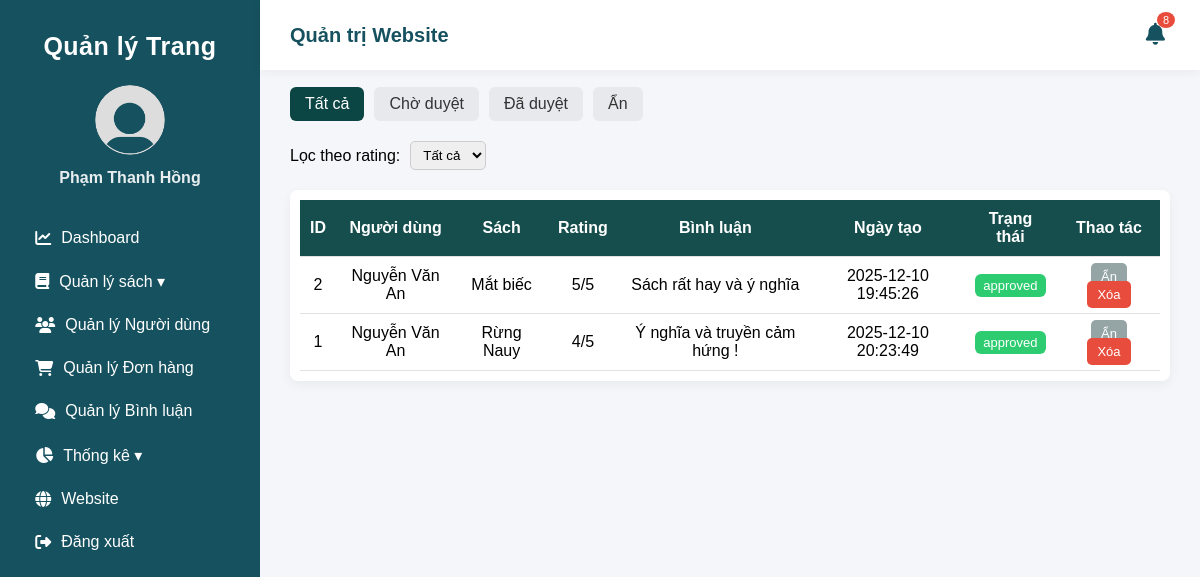
The app's page /admin_comments.php (signed in) with its own data.
### tables this page shows
CREATE TABLE `reviews` (
  `review_id` int(11) NOT NULL,
  `user_id` int(11) NOT NULL,
  `book_id` int(11) NOT NULL,
  `rating` int(11) NOT NULL,
  `comment` text NOT NULL,
  `created_at` datetime NOT NULL DEFAULT current_timestamp() ON UPDATE current_timestamp(),
  `status` enum('pending','approved','hidden') DEFAULT 'pending'
);

CREATE TABLE `users` (
  `user_id` int(11) NOT NULL,
  `full_name` varchar(100) NOT NULL,
  `email` varchar(150) NOT NULL,
  `password` varchar(255) NOT NULL,
  `phone` varchar(20) NOT NULL,
  `gender` enum('Nữ','Nam','Khác','') NOT NULL,
  `dob` date NOT NULL,
  `role` enum('customer','admin','','') NOT NULL,
  `created_at` datetime NOT NULL DEFAULT current_timestamp(),
  `status` enum('active','banned','','') NOT NULL,
  `reset_token` varchar(64) DEFAULT NULL,
  `token_expiry` datetime DEFAULT NULL,
  `login_attempts` int(11) DEFAULT 0,
  `last_attempt` datetime DEFAULT NULL
);

CREATE TABLE `books` (
  `book_id` int(11) NOT NULL,
  `title` varchar(255) NOT NULL,
  `slug` varchar(255) DEFAULT NULL,
  `description` text NOT NULL,
  `publish_year` year(4) NOT NULL,
  `pages` int(11) NOT NULL,
  `weight` int(11) NOT NULL,
  `cover_type` enum('hard','soft','','') NOT NULL,
  `price` decimal(10,2) NOT NULL,
  `discounted_price` decimal(10,2) NOT NULL,
  `stock_quantity` int(11) NOT NULL,
  `category_id` int(11) NOT NULL,
  `publisher_id` int(11) NOT NULL,
  `created_at` datetime NOT NULL DEFAULT current_timestamp(),
  `updated_at` datetime NOT NULL DEFAULT current_timestamp() ON UPDATE current_timestamp(),
  `status` enum('active','hidden','','') NOT NULL
);

### admin_comments.php (the view, shortened to what this page needs)
<?php
include 'connect.php';
$status = $_GET['status'] ?? 'all';
$rating = $_GET['rating'] ?? 'all';
$whereSQL = '';
$sql = "
    SELECT r.*, u.full_name, b.title
    FROM reviews r
    JOIN users u ON r.user_id = u.user_id
    JOIN books b ON r.book_id = b.book_id
    $whereSQL
    ORDER BY r.review_id DESC
";
$result = mysqli_query($ocon, $sql);
?>
<!DOCTYPE html>
<html lang="vi">
<head>
  <link rel="stylesheet" href="css/admin_comments.css">
  <link rel="stylesheet"
        href="https://cdnjs.cloudflare.com/ajax/libs/font-awesome/6.4.0/css/all.min.css">
</head>
<body>
<?php include 'admin_header.php'; ?>
<?php include 'admin_nav.php'; ?>
<div class="main-content">
  <h1>Quản lý bình luận</h1>
  <div class="status-tabs">
    <?php
      $tabs = [
        'all'      => 'Tất cả',
        'pending'  => 'Chờ duyệt',
        'approved' => 'Đã duyệt',
        'hidden'   => 'Ẩn',
      ];
      foreach ($tabs as $key => $label) {
          $active = ($status === $key) ? 'active' : '';
          echo "<a class='tab-item $active' href='admin_comments.php?status=$key&rating=$rating'>$label</a>";
      }
    ?>
  </div>
  <div class="filter-rating">
    <label for="filter_rating">Lọc theo rating:</label>
    <select id="filter_rating">
    <option value="all" <?= $rating === 'all' ? 'selected' : '' ?>>Tất cả</option>
</select>
</div>
  <div class="comments-table-wrapper">
    <?php if ($result && mysqli_num_rows($result) > 0): ?>
    <table class="comments-table">
      <thead>
        <tr>
          <th>ID</th>
          <th>Người dùng</th>
          <th>Sách</th>
          <th>Rating</th>
          <th>Bình luận</th>
          <th>Ngày tạo</th>
          <th>Trạng thái</th>
          <th>Thao tác</th>
        </tr>
      </thead>
      <tbody>
        <?php while ($c = mysqli_fetch_assoc($result)): ?>
          <tr>
            <td><?= $c['review_id'] ?></td>
            <td><?= htmlspecialchars($c['full_name']) ?></td>
            <td><?= htmlspecialchars($c['title']) ?></td>
            <td><?= $c['rating'] ?>/5</td>
            <td><?= nl2br(htmlspecialchars($c['comment'])) ?></td>
            <td><?= $c['created_at'] ?></td>
            <td>
              <span class="c-status <?= $c['status'] ?>">
                <?= $c['status'] ?>
              </span>
            </td>
            <td class="action-buttons">
              <?php if ($c['status'] === 'pending'): ?>
                <a href="comment_approve.php?id=<?= $c['review_id'] ?>" class="btn-approve">Duyệt</a>
                <a href="comment_hide.php?id=<?= $c['review_id'] ?>" class="btn-hide">Ẩn</a>
              <?php elseif ($c['status'] === 'approved'): ?>
                <a href="comment_hide.php?id=<?= $c['review_id'] ?>" class="btn-hide">Ẩn</a>
              <?php elseif ($c['status'] === 'hidden'): ?>
                <a href="comment_approve.php?id=<?= $c['review_id'] ?>" class="btn-approve">Hiện lại</a>
              <?php endif; ?>
              <a href="comment_delete.php?id=<?= $c['review_id'] ?>" class="btn-delete"
                onclick="return confirm('Xóa bình luận này?')">Xóa</a>
            </td>
          </tr>
        <?php endwhile; ?>
      </tbody>
    </table>
    <?php else: ?>
      <p class="no-comments">Không có bình luận nào.</p>
    <?php endif; ?>
  </div>
</div>
</body>
</html>

### CSS/admin_comments.css (style rules this page uses)
* { margin: 0; padding: 0; box-sizing: border-box; }
body { display: flex; font-family: Arial, sans-serif; background: #f4f6f9; }
.main-content { flex: 1; padding: 30px; min-height: 100vh; }
.main-content h1 { text-align: center; margin-bottom: 20px; color: #164e4d; }
.status-tabs { display: flex; gap: 10px; flex-wrap: wrap; margin-bottom: 20px; }
.status-tabs .tab-item { padding: 8px 15px; border-radius: 6px; background: #e7e9ec; text-decoration: none; color: #333; font-weight: 500; }
.status-tabs .active, .status-tabs .tab-item:hover { background: #0b4644; color: white; }
.comments-table-wrapper { background: white; padding: 10px; border-radius: 8px; box-shadow: 0 4px 12px rgba(0,0,0,0.05); }
.comments-table { width: 100%; border-collapse: collapse; }
.comments-table thead { background: #164e4d; color: white; }
.comments-table th, .comments-table td { padding: 10px; border-bottom: 1px solid #e2e2e2; text-align: center; }
.c-status { padding: 4px 8px; border-radius: 6px; color: white; font-size: 13px; }
.c-status.approved { background: #2ecc71; }
.action-buttons a { margin: 2px; padding: 6px 10px; border-radius: 5px; color: white; text-decoration: none; font-size: 13px; }
.btn-hide { background: #95a5a6; }
.btn-delete { background: #e74c3c; }
.filter-rating { margin: 10px 0 20px; display: flex; align-items: center; gap: 10px; }
.filter-rating select { padding: 5px 8px; border-radius: 5px; border: 1px solid #ccc; }

### records on screen
reviews: review_id "2", user.full_name "Nguyễn Văn An", book.title "Mắt biếc", rating "5", comment "Sách rất hay và ý nghĩa", created_at "2025-12-10 19:45:26", status "approved"
reviews: review_id "1", user.full_name "Nguyễn Văn An", book.title "Rừng Nauy", rating "4", comment "Ý nghĩa và truyền cảm hứng !", created_at "2025-12-10 20:23:49", status "approved"

### other values on screen
$notify_count "8"
$admin_name "Phạm Thanh Hồng"
$label "Tất cả"
$label "Chờ duyệt"
$label "Đã duyệt"
$label "Ẩn"
